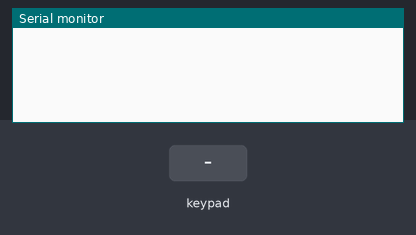
This sketch was run on a simulated ESP32. Parts: the last lines printed to the serial monitor. The test bench sets the inputs (shaded band).

Above: at 1.2 s.
1.3 s: key '1' pressed
At 2.5 s:
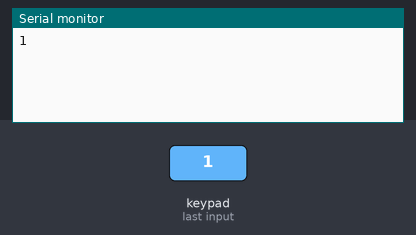
2.8 s: keypad keys 1 8 1 9 5 2 3 # pressed 0.4 s apart
At 6.9 s:
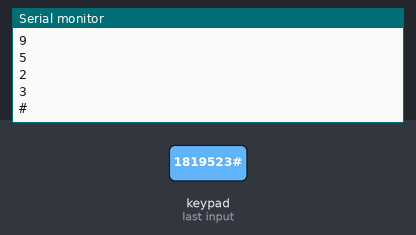
7.5 s: key '*' pressed
At 8.5 s:
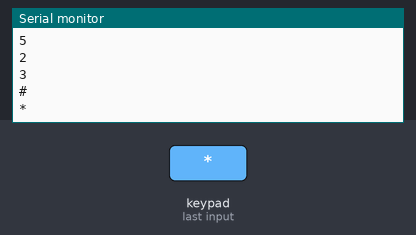
9.0 s: keypad keys 2 6 2 5 1 7 pressed 0.4 s apart
At 12.4 s:
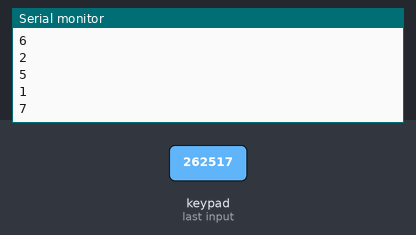
Timing chart, 0 to 13.9 s (numbered marks = the images above; inputs shaded):
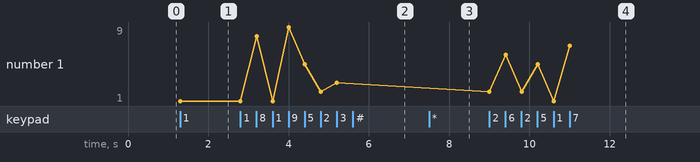

The sketch:

mappi32_3x4keypad.ino
```cpp
//dinda(Ndaisna_)


#include <Keypad.h>

#define ROW_NUM     4 // four rows
#define COLUMN_NUM  3 // three columns

char keys[ROW_NUM][COLUMN_NUM] = {
  {'1', '2', '3'},
  {'4', '5', '6'},
  {'7', '8', '9'},
  {'*', '0', '#'}
};

byte pin_rows[ROW_NUM] = {18, 19, 5, 23};
byte pin_column[COLUMN_NUM] = {26, 25, 17};


Keypad keypad = Keypad( makeKeymap(keys), pin_rows, pin_column, ROW_NUM, COLUMN_NUM );

void setup() {
  Serial.begin(115200);


}

void loop() {
  char key = keypad.getKey();

  if (key) {
    Serial.println(key);
  }
}
```

Measured:
- after the input at 1.3 s, the serial monitor: prints a new line at once (image 1)
- after the input at 2.8 s, the serial monitor: prints a new line after 0.41 s (image 2)
- after the input at 7.5 s, the serial monitor: prints a new line at once (image 3)
- after the input at 9.0 s, the serial monitor: prints a new line at once (image 4)
- plotted number 1: 1 → 3 after the input at 2.8 s, 3 → 7 after the input at 9.0 s
